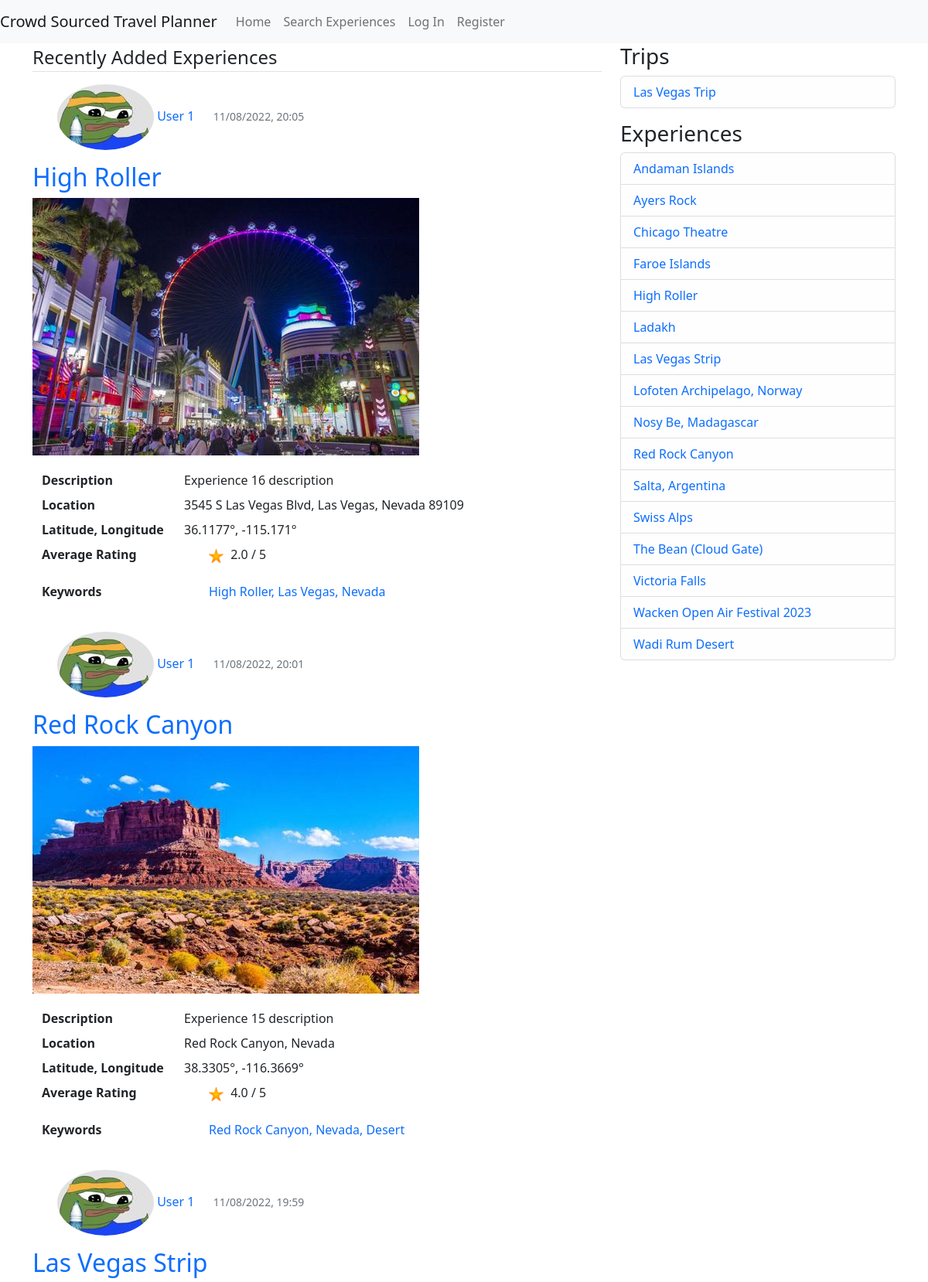
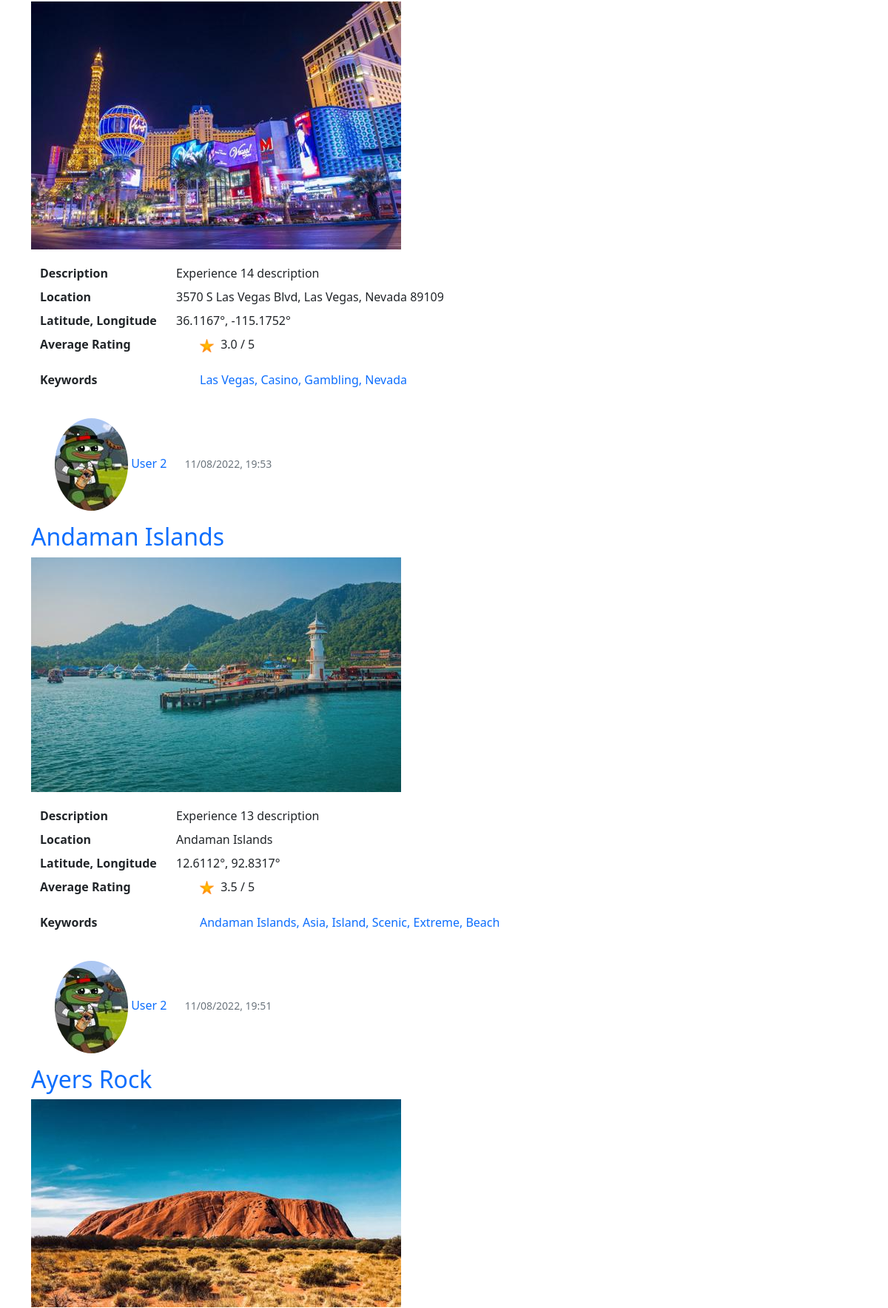
/landing (upper part), run on the app's committed database (2 pictures, top to bottom).
### CrowdSourcedTravelPlanner/models.py (models this page shows, shortened)
class Experience(db.Model):
    id = db.Column(db.Integer, primary_key=True)
    title = db.Column(db.String(100), nullable=False)
    description = db.Column(db.Text, nullable=False)
    location = db.Column(db.String(100), nullable=False)
    date_posted = db.Column(db.DateTime, nullable=False, default=datetime.utcnow)
    image_file = db.Column(db.String(20), nullable=False, default='default.jpg')
    user_id = db.Column(db.Integer, db.ForeignKey('user.id'), nullable=False)
    latitude = db.Column(db.Float, nullable=True)
    longitude = db.Column(db.Float, nullable=True)
    keywords = db.relationship('Keyword', order_by=Keyword.id, back_populates='experience')
    ratings = db.relationship("Rating")

class User(db.Model, UserMixin):
    id = db.Column(db.Integer, primary_key=True)
    username = db.Column(db.String(20), unique=True, nullable=False)
    email = db.Column(db.String(120), unique=True, nullable=False)
    image_file = db.Column(db.String(20), nullable=False, default='default.jpg')
    password = db.Column(db.String(60), nullable=False)
    date_account_created = db.Column(db.DateTime, nullable=False, default=datetime.utcnow)
    experiences = db.relationship('Experience', backref='author', lazy=True)
    trips = db.relationship('Trip', backref='author', lazy=True)
    location = db.Column(db.String(100), nullable=True, default="")
    latitude = db.Column(db.Float, nullable=True)
    longitude = db.Column(db.Float, nullable=True)
    sort = db.Column(db.String(20), nullable=True, default='recent')

class Keyword(db.Model):
    __tablename__ = "keywords"
    id = db.Column(db.Integer, primary_key=True)
    keyword_text = db.Column(db.String, nullable=False)
    experience_id = db.Column(db.Integer, db.ForeignKey('experience.id'))
    experience = db.relationship("Experience", back_populates="keywords")

class Trip(db.Model):
    id = db.Column(db.Integer, primary_key=True)
    title = db.Column(db.String(100), nullable=False)
    location = db.Column(db.String(100), nullable=False)
    image_file = db.Column(db.String(20), nullable=False, default='trips_default.jpg')
    user_id = db.Column(db.Integer, db.ForeignKey('user.id'), nullable=False)

### CrowdSourcedTravelPlanner/routes.py (the view, shortened to what this page needs)
@app.route('/')
@app.route("/landing")
def landing():
    page = request.args.get('page', 1, type=int)
    nearby_page = request.args.get('nearby_page', 1, type=int)
    if not current_user.is_authenticated:
        experiences = Experience.query.order_by(Experience.date_posted.desc()).paginate(page=page, per_page=5)
        return render_template('landing.html', experiences=experiences)

### CrowdSourcedTravelPlanner/routes.py (called while the page is built)
@app.context_processor
def inject_data():
    trip_data = Trip.query.order_by(Trip.title.asc()).all()
    trip_data_count = Trip.query.count()
    experience_data = Experience.query.order_by(Experience.title.asc()).all()
    exp_data_count = Experience.query.count()
    return dict(trip_data=trip_data, trip_data_count=trip_data_count, experience_data=experience_data,
                exp_data_count=exp_data_count)

### CrowdSourcedTravelPlanner/templates/landing.html (shortened to what this page needs)
{% extends "pageLayout.html" %}
{% block content %}
    {% if current_user.is_authenticated and current_user.sort == 'top_rated' %}
        <legend class="border-bottom mb-3">Top Rated Experiences</legend>
    {% else %}
        <legend class="border-bottom mb-3">Recently Added Experiences</legend>
    {% endif %}
    {% for experience in experiences.items %}
        <article class="media content-section">
            <div class="media-body">
                <ul>
                    <li style="display:inline-block;">
                        <a href="{{ url_for('user_experiences', username=experience.author.username) }}">
                            <img class="rounded-circle article-img"
                                 src="{{ url_for('static', filename='profile_pics/' + experience.author.image_file) }}">
                        </a>
                    </li>
                    <li style="display:inline-block;">
                        <a class="mr-2 text-decoration-none" href="{{ url_for('user_experiences', username=experience.author.username) }}">{{ experience.author.username }}</a>
                    </li>
                    <li style="display:inline-block; padding-left: 20px;">
                        <small class="text-muted ">{{ experience.date_posted.strftime('%m/%d/%Y, %H:%M') }}</small>
                    </li>
                </ul>
                <h2><a class="article-title text-decoration-none"
                       href="{{ url_for('experience', experience_id=experience.id) }}">{{ experience.title }}</a></h2>
                <a href="{{ url_for('experience', experience_id=experience.id) }}">
                    <img class="img-rounded"
                         src="{{ url_for('static', filename='experience_pics/' + experience.image_file) }}">
                </a>
                <div class="container" style="margin-top: 20px;">
                    <dl class="row">
                        <dt class="col-sm-3">Description</dt>
                        <dd class="col-sm-9">{{ experience.description }}</dd>
                        <dt class="col-sm-3">Location</dt>
                        <dd class="col-sm-9">{{ experience.location }}</dd>
                        <dt class="col-sm-3">Latitude, Longitude</dt>
                        <dd class="col-sm-9">
                            {% if experience.latitude != -200 and experience.longitude != -200 %}
                                {{ experience.latitude }}°, {{ experience.longitude }}°
                            {% else %}
                                Latitude and Longitude not found for this location.
                            {% endif %}
                        </dd>
                        <dt class="col-sm-3">Average Rating</dt>
                        <dd class="col-sm-9">
                            {% if not experience.avg_rating %}
                                <p>This Experience has not yet been rated.</p>
                            {% else %}
                                <ul>
                                    <li style="display:inline-block;">
                                        <img src="{{ url_for('static', filename='experience_pics/star.png') }}">
                                    </li>
                                    <li style="display:inline-block; margin-left: 5px;">
                                        {{ experience.avg_rating|round(1) }} / 5
                                    </li>
                                </ul>
                            {% endif %}
                        </dd>
                        <dt class="col-sm-3">Keywords</dt>
                        <dd class="col-sm-9">
                            {% if experience.keywords|length == 1 %}
                                <ul>
                                    <li style="display:inline-block;">
                                        <a class="mr-2 text-decoration-none" href="{{ url_for('keyword', keyword_text=experience.keywords[0].keyword_text) }}">{{ experience.keywords[0].keyword_text }}</a>
                                    </li>
                                </ul>
                            {% elif experience.keywords|length > 1 %}
                                <ul>
                                    {% for keyword in experience.keywords[:-1] %}
                                        <li style="display:inline-block;">
                                            <a class="mr-2 text-decoration-none" href="{{ url_for('keyword', keyword_text=keyword.keyword_text) }}">{{ keyword.keyword_text }}, </a>
                                        </li>
                                    {% endfor %}
                                    <li style="display:inline-block;">
                                        <a class="mr-2 text-decoration-none" href="{{ url_for('keyword', keyword_text=experience.keywords[-1].keyword_text) }}">{{ experience.keywords[-1].keyword_text }}</a>
                                    </li>
                                </ul>
                            {% endif %}
                        </dd>
                    </dl>
                </div>
            </div>
        </article>
    {% endfor %}
{% endblock content %}}

### CrowdSourcedTravelPlanner/templates/pageLayout.html (shortened to what this page needs)
<!DOCTYPE html>
<html lang="en">
<head>
    <link href="https://cdn.jsdelivr.net/npm/bootstrap@5.2.2/dist/css/bootstrap.min.css" rel="stylesheet">
    {% if request.endpoint == 'landing' %}
        <link href="{{ url_for('static', filename='landing.css') }}" rel="stylesheet" type="text/css">
    {% elif request.endpoint == 'login' %}
        <title>Login</title>
        <link href="{{ url_for('static', filename='login.css') }}" rel="stylesheet" type="text/css">
    {% elif request.endpoint == 'register' %}
        <title>Register</title>
        <link href="{{ url_for('static', filename='register.css') }}" rel="stylesheet" type="text/css">
    {% elif request.endpoint == 'profile' %}
        <title>My Profile</title>
        <link href="{{ url_for('static', filename='profile.css') }}" rel="stylesheet" type="text/css">
    {% elif request.endpoint == 'account' %}
        <title>My Account</title>
        <link href="{{ url_for('static', filename='account.css') }}" rel="stylesheet" type="text/css">
    {% elif request.endpoint == 'add_experience' %}
        <title>Add Experience</title>
        <link href="{{ url_for('static', filename='create_experience.css') }}" rel="stylesheet" type="text/css">
    {% elif request.endpoint == 'experience' %}
        <title>Experience Details</title>
        <link href="{{ url_for('static', filename='experience.css') }}" rel="stylesheet" type="text/css">
    {% elif request.endpoint == 'update_experience' %}
        <title>Update Experience</title>
        <link href="{{ url_for('static', filename='update_experience.css') }}" rel="stylesheet" type="text/css">
    {% elif request.endpoint == 'user_experiences' %}
        <title>User Experiences</title>
        <link href="{{ url_for('static', filename='user_experiences.css') }}" rel="stylesheet" type="text/css">
    {% elif request.endpoint == 'search' %}
        <title>Search</title>
        <link href="{{ url_for('static', filename='search.css') }}" rel="stylesheet" type="text/css">
    {% elif request.endpoint == 'keyword' %}
        <title>Keyword</title>
        <link href="{{ url_for('static', filename='keyword.css') }}" rel="stylesheet" type="text/css">
    {% elif request.endpoint == 'create_trip' %}
        <title>Create Trip</title>
        <link href="{{ url_for('static', filename='create_trip.css') }}" rel="stylesheet" type="text/css">
    {% elif request.endpoint == 'update_trip' %}
        <title>Update Trip</title>
        <link href="{{ url_for('static', filename='update_trip.css') }}" rel="stylesheet" type="text/css">
    {% elif request.endpoint == 'user_trips' %}
        <title>User Trips</title>
        <link href="{{ url_for('static', filename='user_trips.css') }}" rel="stylesheet" type="text/css">
    {% elif request.endpoint == 'trip' %}
        <title>Trip</title>
        <link href="{{ url_for('static', filename='trip.css') }}" rel="stylesheet" type="text/css">
    {% endif %}
</head>
<body>
    <nav class="navbar navbar-expand-lg navbar-light bg-light">
        <a class="navbar-brand" href="{{ url_for('landing') }}">Crowd Sourced Travel Planner</a>
        <div class="collapse navbar-collapse" id="navbarNav">
            <ul class="navbar-nav">
                <li class="nav-item active">
                    <a class="nav-link" href="{{ url_for('landing') }}">Home</a>
                </li>
                <li class="nav-item">
                    <a class="nav-link" href="{{ url_for('search') }}">Search Experiences</a>
                </li>
                {% if current_user.is_authenticated %}
                    <li class="nav-item">
                        <a class="nav-link" href="{{ url_for('add_experience') }}">Add Experience</a>
                    </li>
                    <li class="nav-item">
                        <a class="nav-link" href="{{ url_for('create_trip') }}">Create Trip</a>
                    </li>
                    <li class="nav-item">
                        <a class="nav-link" href="{{ url_for('profile') }}">My Profile</a>
                    </li>
                    <li class="nav-item">
                        <a class="nav-link" href="{{ url_for('account') }}">My Account</a>
                    </li>
                    <li class="nav-item">
                        <a class="nav-link" href="{{ url_for('logout') }}">Log Out</a>
                    </li>
                {% else %}
                    <li class="nav-item">
                        <a class="nav-link" href="{{ url_for('login') }}">Log In</a>
                    </li>
                    <li class="nav-item">
                        <a class="nav-link" href="{{ url_for('register') }}">Register</a>
                    </li>
                {% endif %}
            </ul>
        </div>
    </nav>
    <main role="main" class="container">
        <div class="row">
            <div class="col-md-8">
                {% block content %}{% endblock %}
            </div>
            <div class="col-md-4">
                <div class="content-section">
                    <h3>Trips</h3>
                    {% if trip_data_count == 0 %}
                        <p class='text-muted'>No trips have been created.
                    {% else %}
                        <ul class="list-group">
                            {% for trip in trip_data %}
                                <li class="list-group-item list-group-item-light">
                                    <a class="article-title text-decoration-none" href="{{ url_for('trip', trip_id=trip.id) }}">{{ trip.title }}</a>
                                </li>
                            {% endfor %}
                        </ul>
                    {% endif %}
                    <h3>Experiences</h3>
                    {% if exp_data_count == 0 %}
                        <p class='text-muted'>No experiences have been created.
                    {% else %}
                        <ul class="list-group">
                            {% for experience in experience_data %}
                                <li class="list-group-item list-group-item-light">
                                    <a class="article-title text-decoration-none" href="{{ url_for('experience', experience_id=experience.id) }}">{{ experience.title }}</a>
                                </li>
                            {% endfor %}
                        </ul>
                    {% endif %}
                </div>
            </div>
        </div>
    </main>
</body>
</html>

### data on the page
Experience: image_file (picture), author.username "User 1", date_posted "11/08/2022, 20:05", title "High Roller", description "Experience 16 description", location "3545 S Las Vegas Blvd, Las Vegas, Nevada 89109", latitude "36.1177", longitude "-115.171", avg_rating "2.0", keyword_text "Nevada"
Keyword: keyword_text "High Roller"
Keyword: keyword_text "Las Vegas"
Experience: image_file (picture), author.username "User 1", date_posted "11/08/2022, 20:01", title "Red Rock Canyon", description "Experience 15 description", location "Red Rock Canyon, Nevada", latitude "38.3305", longitude "-116.3669", avg_rating "4.0", keyword_text "Desert"
Keyword: keyword_text "Red Rock Canyon"
Keyword: keyword_text "Nevada"
Experience: image_file (picture), author.username "User 1", date_posted "11/08/2022, 19:59", title "Las Vegas Strip", description "Experience 14 description", location "3570 S Las Vegas Blvd, Las Vegas, Nevada 89109", latitude "36.1167", longitude "-115.1752", avg_rating "3.0", keyword_text "Nevada"
Keyword: keyword_text "Las Vegas"
Keyword: keyword_text "Casino"
Keyword: keyword_text "Gambling"
Experience: image_file (picture), author.username "User 2", date_posted "11/08/2022, 19:53", title "Andaman Islands", description "Experience 13 description", location "Andaman Islands", latitude "12.6112", longitude "92.8317", avg_rating "3.5", keyword_text "Beach"
Keyword: keyword_text "Andaman Islands"
Keyword: keyword_text "Asia"
Keyword: keyword_text "Island"
Keyword: keyword_text "Scenic"
Keyword: keyword_text "Extreme"
Experience: image_file (picture), author.username "User 2", date_posted "11/08/2022, 19:51", title "Ayers Rock"
Trip: title "Las Vegas Trip"
Experience: title "Chicago Theatre"
Experience: title "Faroe Islands"
Experience: title "Ladakh"
Experience: title "Lofoten Archipelago, Norway"
Experience: title "Nosy Be, Madagascar"
Experience: title "Salta, Argentina"
Experience: title "Swiss Alps"
Experience: title "The Bean (Cloud Gate)"
Experience: title "Victoria Falls"
Experience: title "Wacken Open Air Festival 2023"
Experience: title "Wadi Rum Desert"
